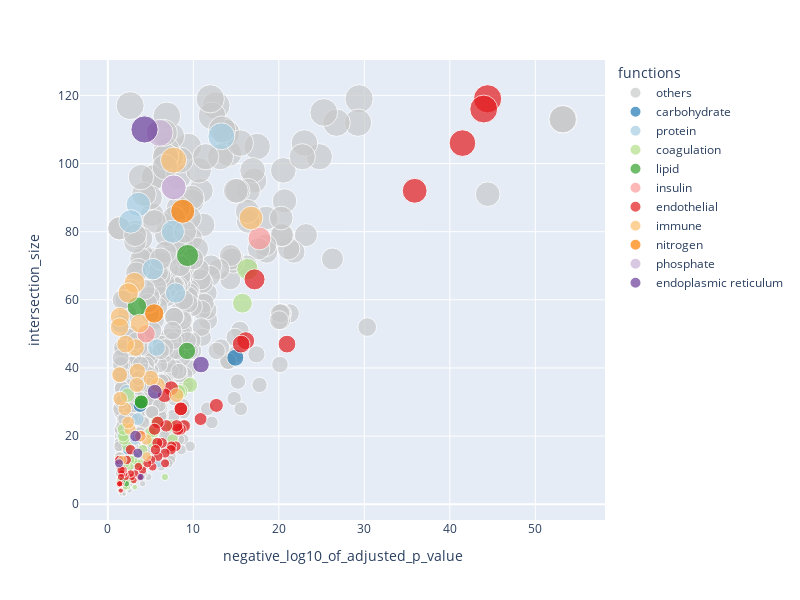

Notebook code for this chart:
### Code cell
fig = px.scatter(vertebrate[vertebrate['intersection_size']<120],y='intersection_size',x='negative_log10_of_adjusted_p_value',color='functions',size='intersection_size',size_max=20,color_discrete_map=color_pettle)
fig.update_layout(
    width=800,  # 设置宽度为800像素
    height=600  # 设置高度为600像素
)

fig.show()
fig.write_image('./vertebrat_enrichment.pdf')

### Figure 1 — Plotly figure (JSON) as saved in the notebook; plotly's stock layout.template omitted (floating-point values rounded to 4 significant figures; data arrays with more than 128 entries replaced by an {"elided": "..."} marker saying what was removed)
{"data": [{"hovertemplate": "functions=others<br>negative_log10_of_adjusted_p_value=%{x}<br>intersection_size=%{marker.size}<extra></extra>", "legendgroup": "others", "marker": {"color": "#c8c9ca", "size": {"elided": "663 int values"}, "sizemode": "area", "sizeref": 0.2975, "symbol": "circle"}, "mode": "markers", "name": "others", "orientation": "v", "showlegend": true, "type": "scatter", "x": {"elided": "663 float values"}, "xaxis": "x", "y": {"elided": "663 int values"}, "yaxis": "y"}, {"hovertemplate": "functions=carbohydrate<br>negative_log10_of_adjusted_p_value=%{x}<br>intersection_size=%{marker.size}<extra></extra>", "legendgroup": "carbohydrate", "marker": {"color": "#1f78b4", "size": [43, 29, 6, 16], "sizemode": "area", "sizeref": 0.2975, "symbol": "circle"}, "mode": "markers", "name": "carbohydrate", "orientation": "v", "showlegend": true, "type": "scatter", "x": [14.91, 3.768, 1.682, 2.342], "xaxis": "x", "y": [43, 29, 6, 16], "yaxis": "y"}, {"hovertemplate": "functions=protein<br>negative_log10_of_adjusted_p_value=%{x}<br>intersection_size=%{marker.size}<extra></extra>", "legendgroup": "protein", "marker": {"color": "#a6cee3", "size": [108, 12, 14, 19, 12, 16, 20, 11, 20, 62, 80, 46, 69, 88, 25, 83, 33, 53], "sizemode": "area", "sizeref": 0.2975, "symbol": "circle"}, "mode": "markers", "name": "protein", "orientation": "v", "showlegend": true, "type": "scatter", "x": [13.28, 5.925, 3.227, 3.183, 3.133, 2.286, 2.217, 1.964, 1.692, 7.923, 7.605, 5.695, 5.272, 3.567, 3.493, 2.669, 2.227, 1.51], "xaxis": "x", "y": [108, 12, 14, 19, 12, 16, 20, 11, 20, 62, 80, 46, 69, 88, 25, 83, 33, 53], "yaxis": "y"}, {"hovertemplate": "functions=coagulation<br>negative_log10_of_adjusted_p_value=%{x}<br>intersection_size=%{marker.size}<extra></extra>", "legendgroup": "coagulation", "marker": {"color": "#b2df8a", "size": [8, 17, 19, 20, 22, 69, 59, 35, 33, 33, 24, 21, 21, 16, 12, 12, 12, 13, 7, 13, 11, 5, 32, 7, 12, 7, 19, 23, 5, 5, 18], "sizemode": "area", "sizeref": 0.2975, "symbol": "circle"}, "mode": "markers", "name": "coagulation", "orientation": "v", "showlegend": true, "type": "scatter", "x": [6.678, 2.252, 1.884, 1.817, 1.814, 16.34, 15.74, 9.607, 8.49, 8.225, 5.73, 5.317, 5.012, 4.074, 3.814, 3.711, 3.416, 2.962, 2.817, 2.603, 2.582, 2.305, 2.304, 2.254, 2.069, 1.401, 7.569, 7.417, 3.159, 2.056, 5.22], "xaxis": "x", "y": [8, 17, 19, 20, 22, 69, 59, 35, 33, 33, 24, 21, 21, 16, 12, 12, 12, 13, 7, 13, 11, 5, 32, 7, 12, 7, 19, 23, 5, 5, 18], "yaxis": "y"}, {"hovertemplate": "functions=lipid<br>negative_log10_of_adjusted_p_value=%{x}<br>intersection_size=%{marker.size}<extra></extra>", "legendgroup": "lipid", "marker": {"color": "#33a02c", "size": [58, 6, 7, 73, 45, 30, 30], "sizemode": "area", "sizeref": 0.2975, "symbol": "circle"}, "mode": "markers", "name": "lipid", "orientation": "v", "showlegend": true, "type": "scatter", "x": [3.411, 2.172, 1.719, 9.324, 9.257, 3.931, 3.902], "xaxis": "x", "y": [58, 6, 7, 73, 45, 30, 30], "yaxis": "y"}, {"hovertemplate": "functions=insulin<br>negative_log10_of_adjusted_p_value=%{x}<br>intersection_size=%{marker.size}<extra></extra>", "legendgroup": "insulin", "marker": {"color": "#fb9a99", "size": [6, 78, 50], "sizemode": "area", "sizeref": 0.2975, "symbol": "circle"}, "mode": "markers", "name": "insulin", "orientation": "v", "showlegend": true, "type": "scatter", "x": [1.54, 17.73, 4.48], "xaxis": "x", "y": [6, 78, 50], "yaxis": "y"}, {"hovertemplate": "functions=endothelial<br>negative_log10_of_adjusted_p_value=%{x}<br>intersection_size=%{marker.size}<extra></extra>", "legendgroup": "endothelial", "marker": {"color": "#e31a1c", "size": [4, 119, 116, 106, 92, 47, 66, 48, 47, 29, 25, 23, 28, 28, 22, 22, 23, 17, 17, 16, 34, 23, 15, 12, 32, 18, 14, 24, 18, 16, 22, 11, 13, 12, 10, 20, 20, 8, 11, 9, 7, 8, 9, 16, 13, 8, 9, 10, 9, 10, 6, 8, 6, 6, 13], "sizemode": "area", "sizeref": 0.2975, "symbol": "circle"}, "mode": "markers", "name": "endothelial", "orientation": "v", "showlegend": true, "type": "scatter", "x": [1.528, 44.42, 43.96, 41.48, 35.89, 20.96, 17.16, 16.12, 15.59, 12.7, 10.85, 8.932, 8.542, 8.542, 8.465, 8.189, 8.054, 7.948, 7.44, 7.389, 7.389, 6.837, 6.696, 6.696, 6.628, 6.318, 5.874, 5.844, 5.791, 5.573, 5.467, 5.246, 5.06, 4.62, 4.055, 3.843, 3.843, 3.724, 3.572, 3.202, 3.034, 2.8, 2.669, 2.651, 2.21, 2.098, 1.909, 1.777, 1.633, 1.549, 1.542, 1.535, 1.378, 1.378, 1.328], "xaxis": "x", "y": [4, 119, 116, 106, 92, 47, 66, 48, 47, 29, 25, 23, 28, 28, 22, 22, 23, 17, 17, 16, 34, 23, 15, 12, 32, 18, 14, 24, 18, 16, 22, 11, 13, 12, 10, 20, 20, 8, 11, 9, 7, 8, 9, 16, 13, 8, 9, 10, 9, 10, 6, 8, 6, 6, 13], "yaxis": "y"}, {"hovertemplate": "functions=immune<br>negative_log10_of_adjusted_p_value=%{x}<br>intersection_size=%{marker.size}<extra></extra>", "legendgroup": "immune", "marker": {"color": "#fdbf6f", "size": [84, 32, 101, 35, 37, 14, 19, 20, 53, 39, 35, 46, 65, 22, 62, 24, 47, 28, 13, 31, 55, 52, 38], "sizemode": "area", "sizeref": 0.2975, "symbol": "circle"}, "mode": "markers", "name": "immune", "orientation": "v", "showlegend": true, "type": "scatter", "x": [16.75, 8.045, 7.692, 5.828, 5.029, 4.544, 4.526, 3.791, 3.715, 3.464, 3.386, 3.247, 3.127, 2.6, 2.395, 2.375, 2.086, 1.994, 1.688, 1.467, 1.407, 1.383, 1.378], "xaxis": "x", "y": [84, 32, 101, 35, 37, 14, 19, 20, 53, 39, 35, 46, 65, 22, 62, 24, 47, 28, 13, 31, 55, 52, 38], "yaxis": "y"}, {"hovertemplate": "functions=nitrogen<br>negative_log10_of_adjusted_p_value=%{x}<br>intersection_size=%{marker.size}<extra></extra>", "legendgroup": "nitrogen", "marker": {"color": "#ff7f00", "size": [86, 56], "sizemode": "area", "sizeref": 0.2975, "symbol": "circle"}, "mode": "markers", "name": "nitrogen", "orientation": "v", "showlegend": true, "type": "scatter", "x": [8.757, 5.422], "xaxis": "x", "y": [86, 56], "yaxis": "y"}, {"hovertemplate": "functions=phosphate<br>negative_log10_of_adjusted_p_value=%{x}<br>intersection_size=%{marker.size}<extra></extra>", "legendgroup": "phosphate", "marker": {"color": "#cab2d6", "size": [93, 93, 109], "sizemode": "area", "sizeref": 0.2975, "symbol": "circle"}, "mode": "markers", "name": "phosphate", "orientation": "v", "showlegend": true, "type": "scatter", "x": [7.716, 7.698, 6.052], "xaxis": "x", "y": [93, 93, 109], "yaxis": "y"}, {"hovertemplate": "functions=endoplasmic reticulum<br>negative_log10_of_adjusted_p_value=%{x}<br>intersection_size=%{marker.size}<extra></extra>", "legendgroup": "endoplasmic reticulum", "marker": {"color": "#6a3d9a", "size": [41, 33, 110, 8, 15, 20, 12], "sizemode": "area", "sizeref": 0.2975, "symbol": "circle"}, "mode": "markers", "name": "endoplasmic reticulum", "orientation": "v", "showlegend": true, "type": "scatter", "x": [10.9, 5.487, 4.291, 3.841, 3.51, 3.238, 1.307], "xaxis": "x", "y": [41, 33, 110, 8, 15, 20, 12], "yaxis": "y"}], "layout": {"height": 600, "legend": {"itemsizing": "constant", "title": {"text": "functions"}, "tracegroupgap": 0}, "margin": {"t": 60}, "width": 800, "xaxis": {"anchor": "y", "domain": [0, 1], "title": {"text": "negative_log10_of_adjusted_p_value"}}, "yaxis": {"anchor": "x", "domain": [0, 1], "title": {"text": "intersection_size"}}}}
